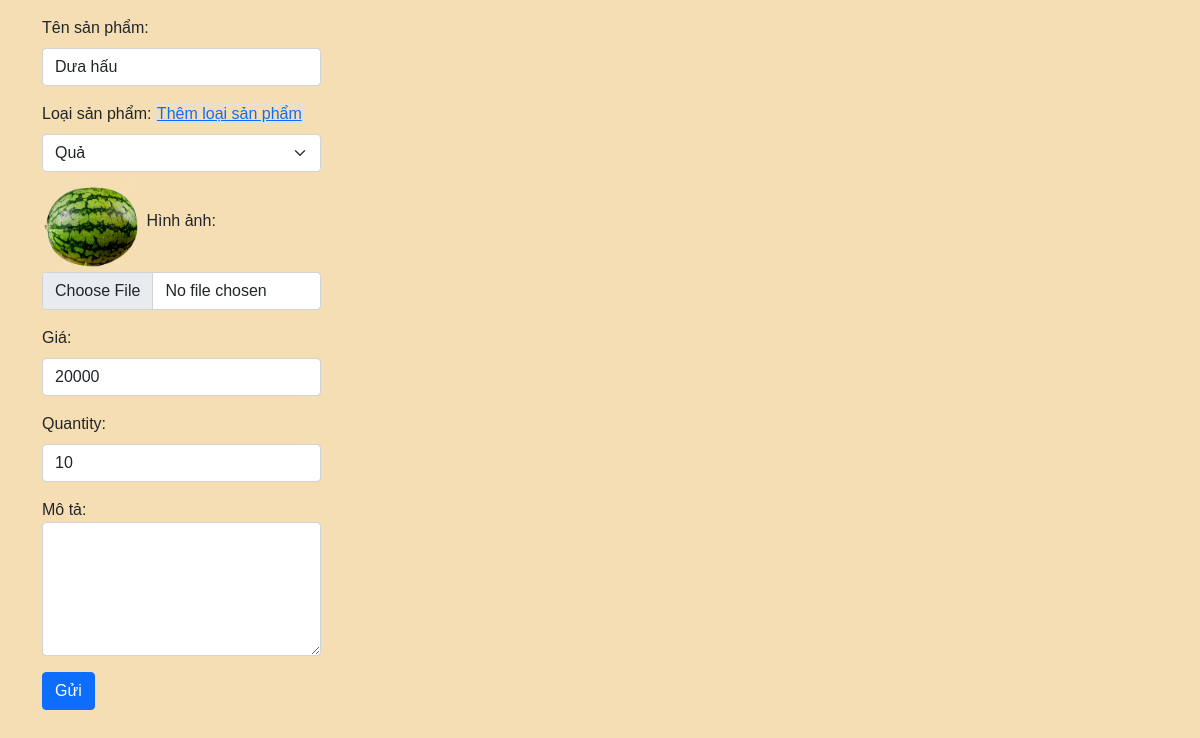
/admin/edit.php?id=5, run on the app's committed database.
### tables this page shows
CREATE TABLE `tbl_sanpham` (
  `product_id` int(11) NOT NULL,
  `category_id` int(11) NOT NULL,
  `product_image` varchar(255) NOT NULL,
  `product_name` varchar(255) NOT NULL,
  `product_price` int(11) NOT NULL,
  `detail` text NOT NULL,
  `product_quantity` int(11) NOT NULL,
  `active` int(11) NOT NULL DEFAULT 1
);

### admin/edit.php (the view, shortened to what this page needs)
<!DOCTYPE html>
<html lang="en">
<head>
    <link rel="stylesheet" href="https://stackpath.bootstrapcdn.com/bootstrap/5.0.0-alpha1/css/bootstrap.min.css"
>
</head>
<body class="container" style="background-color: wheat;">
    <?php
    require("../db/connect.php");
    if (isset($_GET['id'])) {
        $id = $_GET["id"];
        $product_result = mysqli_query($conn, "SELECT * FROM tbl_sanpham WHERE product_id = $id AND active = 1");
        $this_product = mysqli_fetch_array($product_result);?>
        <form action="process_edit.php?id=<?php echo $id; ?>" method="post" class="w-25" enctype="multipart/form-data">
            <div class="mb-3 mt-3">
                <label for="name" class="form-label">Tên sản phẩm:</label>
                <input type="text" class="form-control" id="name" placeholder="Enter name" name="name"
                    value="<?php echo $this_product['product_name'] ?>">
            </div>
            <label for="loai" class="form-label">Loại sản phẩm:</label>
            <a href="add_category.php" class="border">Thêm loại sản phẩm</a>
            <select class="form-select" id="loai" name="loai">
                <?php
                $sql = "SELECT * FROM tbl_danhmuc WHERE active = 1";
                $result = mysqli_query($conn, $sql);
                while ($row = mysqli_fetch_array($result)) {
                    if ($row['category_id'] == $this_product['category_id']) {
                        ?>
                        <option selected>
                            <?php echo $row['category_name'] ?>
                        </option>
                    <?php } ?>
                <?php } ?>
            </select>
            <div class="mb-3">
                <img src="../img/product/<?php echo $this_product['product_image'] ?>" width="100px" height="100px" alt="">
                <label for="image" class="form-label">Hình ảnh:</label>
                <input type="file" class="form-control" id="image" name="image">
            </div>
            <div class="mb-3 mt-3">
                <label for="price" class="form-label">Giá:</label>
                <input type="number" min="1000" step="1000" class="form-control" id="price" placeholder="Enter price"
                    name="price" value="<?php echo $this_product['product_price'] ?>">
            </div>
            <div class="mb-3 mt-3">
                <label for="quantity" class="form-label">Quantity:</label>
                <input type="number" min="1" step="1" class="form-control" id="quantity" placeholder="Enter quantity"
                    name="product_quantity" value="<?php echo $this_product['product_quantity'] ?>" >
            </div>
            <div class="mb-3 mt-3">
                <label for="detail">Mô tả:</label>
                <textarea class="form-control" rows="5" id="comment" name="detail"></textarea>
            </div>
            <button type="submit" class="btn btn-primary" name="btn">Gửi</button>
        </form>
    <?php } ?>
</body>
</html>

### data on the page
tbl_sanpham: name "Dưa hấu", product_image (picture), price "20000", product_quantity "10"

### other printed values
form field loai "Quả"
